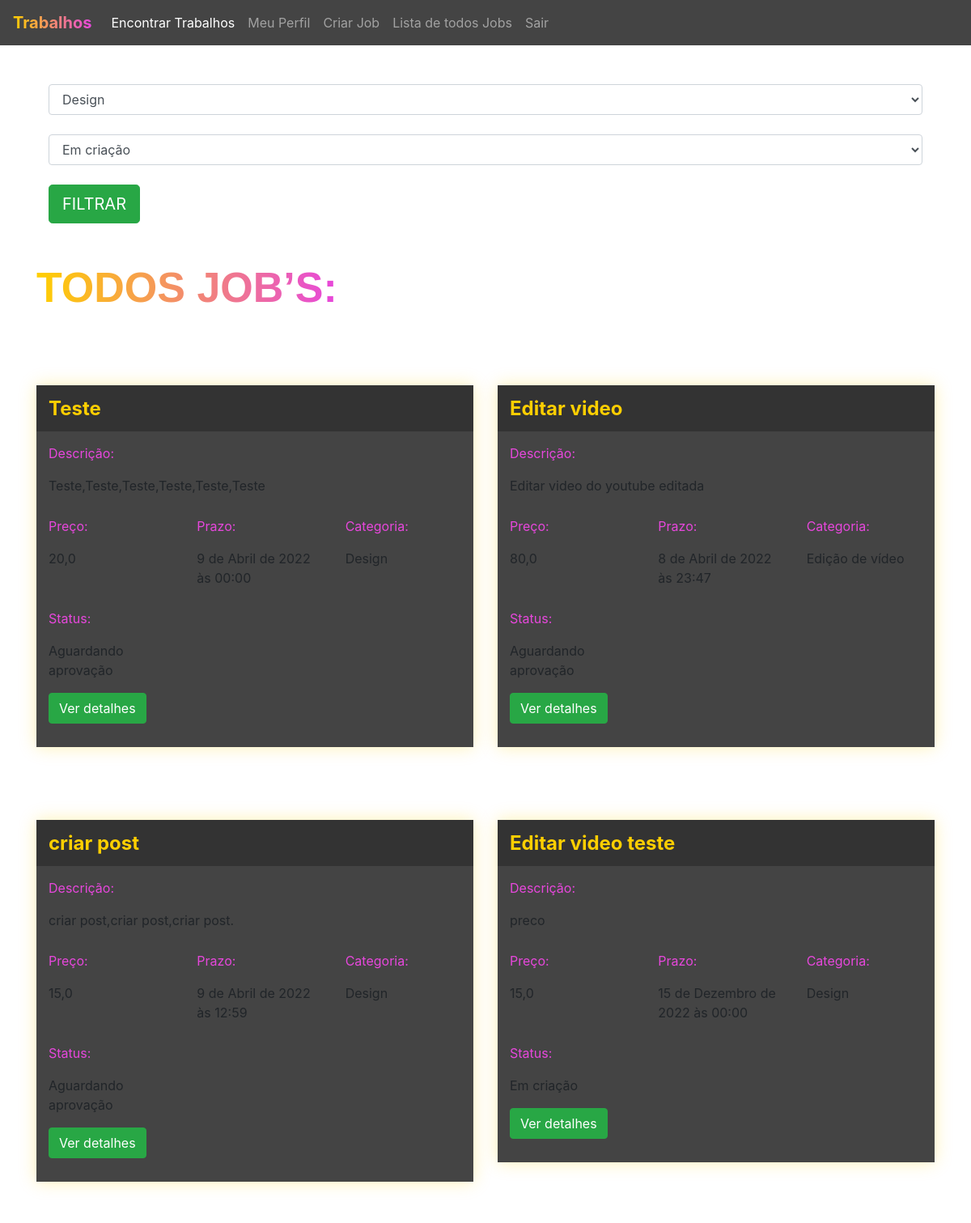
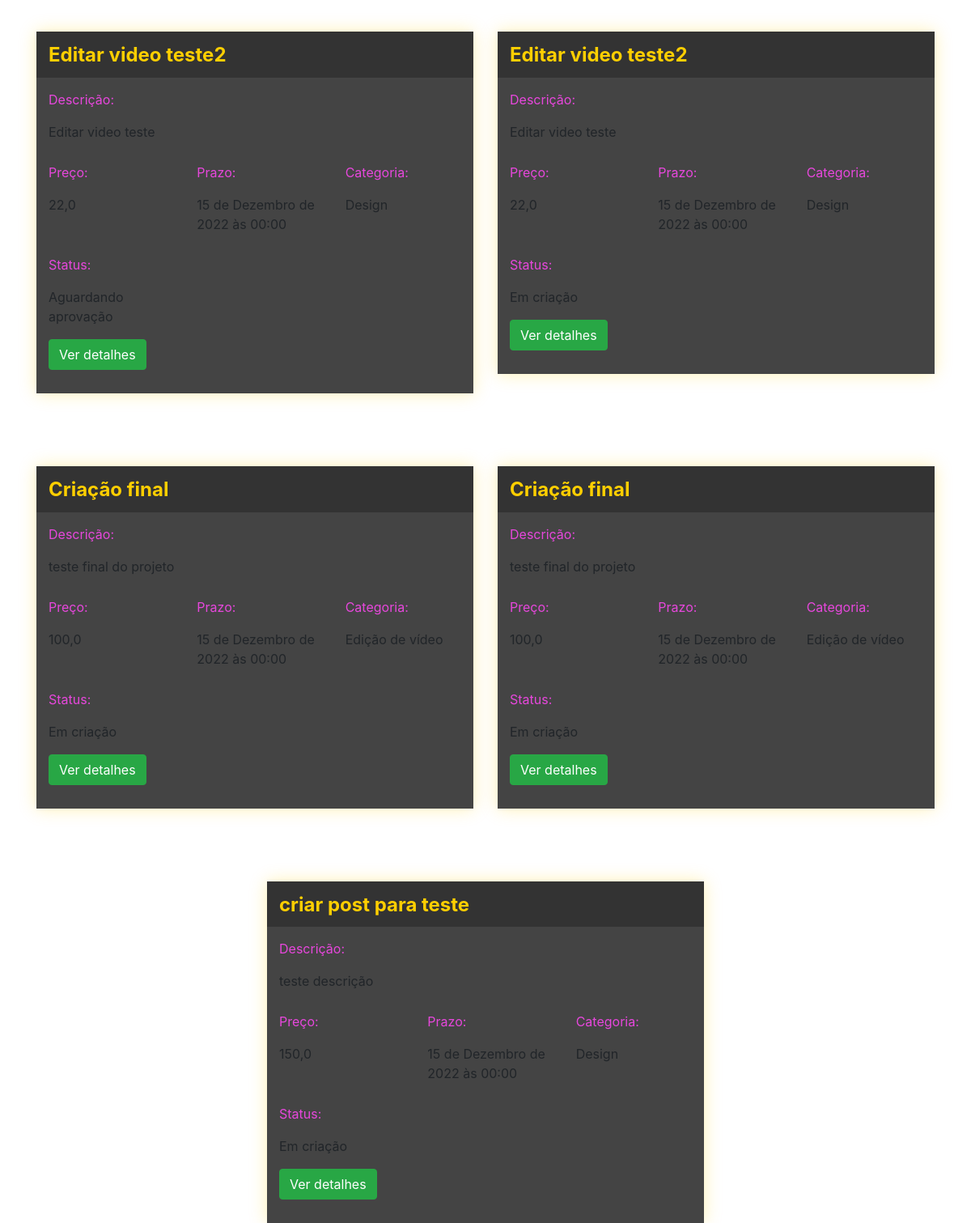
The app's page /jobs/all/ (signed in) with its own data (2 pictures, top to bottom).
### jobs/models.py (models this page shows, shortened)
class Jobs(models.Model):
    categoria_choices = (('D', 'Design'), #opções de trabalho
                         ('EV', 'Edição de Vídeo'))
    status_choices = (('C', 'Em criação'), #opções de status do trabalho
                      ('AA', 'Aguardando aprovação'),
                      ('F', 'Finalizado'))
    titulo = models.CharField(max_length=200)
    descricao = models.TextField()
    categoria = models.CharField(max_length=2, choices=categoria_choices, default="D")
    prazo_entrega = models.DateTimeField()
    preco = models.FloatField()
    arquivo = models.FileField(upload_to=None,null=True)
    profissional = models.ForeignKey(User, on_delete=models.DO_NOTHING, null=True, blank=True)# um para muitos oq siginifica que um trabalho só pode ter um profissional, o termo on_delete é para quando um profissional for apagado não acontecer nada nos jobs.
    reservado = models.BooleanField(default=False)
    status = models.CharField(max_length=2,choices=status_choices, default='C')
    arquivo_final = models.FileField(null=True)

### jobs/views.py (the view)
# urls.py: path('all/',JobsAll.as_view(), name='all'),
class JobsAll(generic.ListView):
    def get_queryset(self):
     model = Jobs
     queryset = Jobs.objects.all()
     try:
      categoria = self.request.GET.get('categoria')
      status = self.request.GET.get('status')
      if categoria == 'D':
         categoria = ['D']
      elif categoria == 'EV':
         categoria = ['EV']
      if status == 'C':
         status = ['C']
      elif status == 'AA':
          status = ['AA']
      elif status == 'F':
          status = ['F']
      if categoria:
         queryset = Jobs.objects.filter(categoria__in=categoria,status__in=status,)
     except:
               queryset =  Jobs.objects.all()
     return queryset

### jobs/templates/jobs/jobs_list.html (shortened to what this page needs)
{% extends 'base.html' %}
{% load static %}
{% block 'head' %}
<link rel="stylesheet" href="{% static 'jobs/encontrar_jobs.css' %}">
{% endblock %}
{% block 'body' %}
{% if user.is_superuser %}
    <div class="container">
        <br>
        <br>
        <div class="row">
            <div class="col-sm">
            <form action="{% url 'all' %}" method="GET">
            <div class="col-sm">
            <select class="form-control" name="categoria">
            <option value="D">Design</option>
            </select>
            <br>
            <select class="form-control" name="status">
                <option value="C">Em criação</option>
            </select>
            <br>
            <input type="submit" class="btn btn-success btn-lg" value="FILTRAR">
            </form>
        </div>
            </div>
            </div>
        <br>
        <br>
        <h2 class="titulo">TODOS JOB’S:</h2>
        <div class="row justify-content-around">
        {% for job in object_list %}
            <div class="col-6 row-card">
                <div class="card-job">
                    <div class="header-job">
                    <h4 class="titulo-job">{{job.titulo}}</h4>
                    </div>
                    <div class="body-job">
                        <p class="titulo-body">Descrição:</p>
                        <div style="max-width: 70%">
                            <p>{{job.descricao}}</p>
                        </div>
                        <div class="row">
                            <div class="col-4">
                                <p class="titulo-body">Preço:</p>
                                <p>{{job.preco}}</p>
                            </div>
                            <div class="col-4">
                                <p class="titulo-body">Prazo:</p>
                                <p>{{job.prazo_entrega}}</p>
                            </div>
                            <div class="col-4">
                                <p class="titulo-body">Categoria:</p>
                                <p>{% if job.categoria == 'D'%}
                                        Design
                                    {% else %}
                                        Edição de vídeo
                                    {% endif%}
                                </p>
                            </div>
                            <div class="col-4">
                                <p class="titulo-body">Status:</p>
                                <p>{% if job.status == 'C'%}
                                        Em criação
                                    {% endif %}
                                    {% if job.status == 'AA'%}
                                        Aguardando aprovação
                                    {% endif %}
                                </p>
                            </div>
                        </div>
                        <button class="btn btn-success"data-toggle="modal" data-target="#modal-{{job.id}}" >Ver detalhes</button>
                        <br>
                        <br>
                    </div>
                </div>
            </div>
        {% endfor %}
        </div>
{% else %}
    <h1>Olá {{user.username}}</h1>
    <h3>Seu acesso foi negado</h3>
{% endif %}
{% endblock %}

### templates/base.html (shortened to what this page needs)
<!doctype html>
<html lang="en">
<head>
{% block 'head' %}
{% endblock %}
<link rel="stylesheet" href="https://cdn.jsdelivr.net/npm/bootstrap@4.6.1/dist/css/bootstrap.min.css">
</head>
<body class="fundo">
    {% if user.is_superuser %}
        <nav style="background-color: #444;" class="navbar navbar-expand-lg navbar-dark">
        <a class="navbar-brand" href="#"><span class="font-degrade-nav">Trabalhos</span></a>
        <div class="collapse navbar-collapse" id="navbarNav">
        <ul class="navbar-nav">
        <li class="nav-item active">
        <a class="nav-link" href="{% url 'encontrar_jobs' %}">Encontrar Trabalhos</a>
        </li>
        <li>
            <a class="nav-link" href="{% url 'perfil' %}">Meu Perfil</a>
        </li>
        <li>
            <a class="nav-link" href="/jobs/novo/">Criar Job</a>
        </li>
        <li>
            <a class="nav-link" href="{% url 'all' %}">Lista de todos Jobs</a>
        </li>
        <li>
            <a class="nav-link" href="{% url 'sair' %}">Sair</a>
        </li>
        </ul>
        </div>
        </nav>
    {% endif %}
{% block 'body' %}{% endblock %}
</body>
</html>

### templates/static/jobs/encontrar_jobs.css (style rules this page uses)
.card-job { background-color: #444; box-shadow: 0 0px 20px 0 rgba( 255, 207, 0, 0.3 ); padding: 0; margin-top: 50px; }
.header-job { background-color: #333; width: 100% !important; padding: 5px; padding-left: 15px; }
.row-card { margin-top: 40px; }
.titulo-job { color: #FFCF00; font-weight: bold; margin-top: 10px; }
.body-job { padding: 5px; padding-left: 15px; }
.titulo-body { color: #E747DC; margin-top: 10px; }
.titulo { font-family: Arial, Helvetica, sans-serif; font-weight: bold; font-size: 52px; display: inline; background-image: linear-gradient(90deg, rgba(255,207,0,1) 0%, rgba(231,71,220,1) 100%); background-clip: text; -webkit-background-clip: text; color: transparent; padding-bottom: 10px; }

### templates/base.html (style rules this page uses)
.font-degrade-nav { background-image: linear-gradient(90deg, rgba(255,207,0,1) 0%, rgba(231,71,220,1) 100%); background-clip: text; -webkit-background-clip: text; color: transparent; padding-bottom: 10px; font-size: 20px; font-weight: bold; }

### records on screen
Jobs: titulo "Teste", descricao "Teste,Teste,Teste,Teste,Teste,Teste", preco "20,0", prazo_entrega "9 de Abril de 2022 às 00:00", categoria "Design", status "Aguardando aprovação"
Jobs: titulo "Editar video", descricao "Editar video do youtube editada", preco "80,0", prazo_entrega "8 de Abril de 2022 às 23:47", categoria "Edição de vídeo", status "Aguardando aprovação"
Jobs: titulo "criar post", descricao "criar post,criar post,criar post.", preco "15,0", prazo_entrega "9 de Abril de 2022 às 12:59", categoria "Design", status "Aguardando aprovação"
Jobs: titulo "Editar video teste", descricao "preco", preco "15,0", prazo_entrega "15 de Dezembro de 2022 às 00:00", categoria "Design", status "Em criação"
Jobs: titulo "Editar video teste2", descricao "Editar video teste", preco "22,0", prazo_entrega "15 de Dezembro de 2022 às 00:00", categoria "Design", status "Aguardando aprovação"
Jobs: titulo "Editar video teste2", descricao "Editar video teste", preco "22,0", prazo_entrega "15 de Dezembro de 2022 às 00:00", categoria "Design", status "Em criação"
Jobs: titulo "Criação final", descricao "teste final do projeto", preco "100,0", prazo_entrega "15 de Dezembro de 2022 às 00:00", categoria "Edição de vídeo", status "Em criação"
Jobs: titulo "Criação final", descricao "teste final do projeto", preco "100,0", prazo_entrega "15 de Dezembro de 2022 às 00:00", categoria "Edição de vídeo", status "Em criação"
Jobs: titulo "criar post para teste", descricao "teste descrição", preco "150,0", prazo_entrega "15 de Dezembro de 2022 às 00:00", categoria "Design", status "Em criação"
